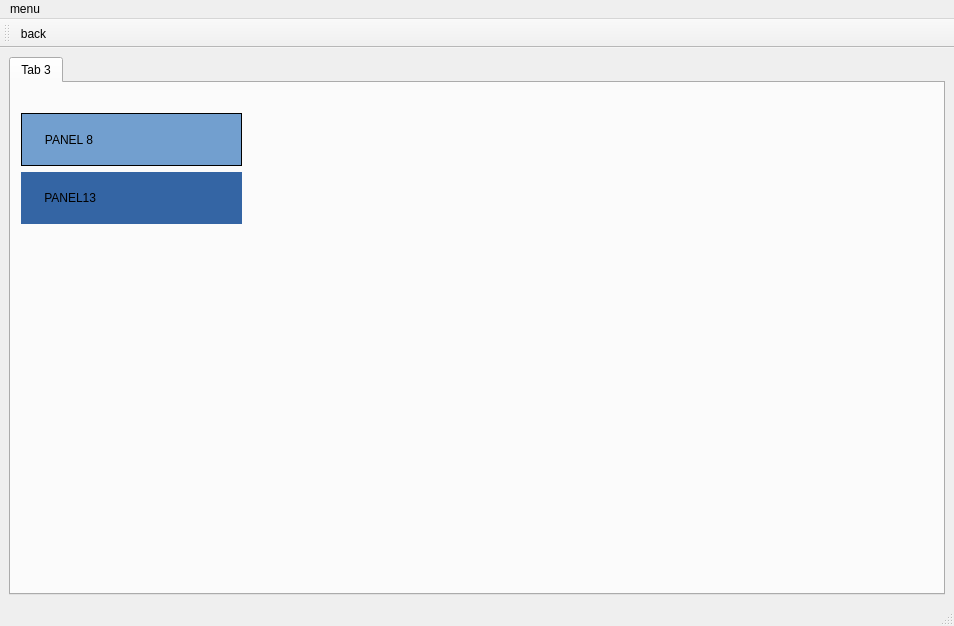
<?xml version="1.0" encoding="UTF-8"?>
<ui version="4.0">
 <class>DriverPanel</class>
 <widget class="QMainWindow" name="DriverPanel">
  <property name="geometry">
   <rect>
    <x>0</x>
    <y>0</y>
    <width>954</width>
    <height>626</height>
   </rect>
  </property>
  <property name="windowTitle">
   <string>MainWindow</string>
  </property>
  <widget class="QWidget" name="centralwidget">
   <layout class="QGridLayout" name="gridLayout_2">
    <item row="0" column="0">
     <widget class="QTabWidget" name="tabWidget">
      <property name="currentIndex">
       <number>0</number>
      </property>
      <widget class="QWidget" name="tab_3">
       <attribute name="title">
        <string>Tab 3</string>
       </attribute>
       <widget class="QWidget" name="gridLayoutWidget">
        <property name="geometry">
         <rect>
          <x>10</x>
          <y>30</y>
          <width>221</width>
          <height>111</height>
         </rect>
        </property>
        <layout class="QGridLayout" name="gridLayout">
         <item row="0" column="0">
          <widget class="QLabel" name="label_panel8">
           <property name="styleSheet">
            <string notr="true">background-color: rgb(114, 159, 207);</string>
           </property>
           <property name="frameShape">
            <enum>QFrame::Panel</enum>
           </property>
           <property name="text">
            <string notr="true">      PANEL 8</string>
           </property>
           <property name="textFormat">
            <enum>Qt::MarkdownText</enum>
           </property>
           <property name="scaledContents">
            <bool>true</bool>
           </property>
           <property name="wordWrap">
            <bool>false</bool>
           </property>
          </widget>
         </item>
         <item row="1" column="0">
          <widget class="QLabel" name="label_panel13">
           <property name="styleSheet">
            <string notr="true">background-color: rgb(52, 101, 164);</string>
           </property>
           <property name="text">
            <string notr="true">       PANEL13</string>
           </property>
           <property name="textFormat">
            <enum>Qt::MarkdownText</enum>
           </property>
          </widget>
         </item>
        </layout>
       </widget>
      </widget>
     </widget>
    </item>
   </layout>
  </widget>
  <widget class="QMenuBar" name="menubar">
   <property name="geometry">
    <rect>
     <x>0</x>
     <y>0</y>
     <width>954</width>
     <height>22</height>
    </rect>
   </property>
   <widget class="QMenu" name="menumenu">
    <property name="title">
     <string>menu</string>
    </property>
    <addaction name="actiondeneme"/>
   </widget>
   <addaction name="menumenu"/>
  </widget>
  <widget class="QStatusBar" name="statusbar"/>
  <widget class="QToolBar" name="toolBar">
   <property name="windowTitle">
    <string>toolBar</string>
   </property>
   <attribute name="toolBarArea">
    <enum>TopToolBarArea</enum>
   </attribute>
   <attribute name="toolBarBreak">
    <bool>false</bool>
   </attribute>
   <addaction name="actiondeneme"/>
  </widget>
  <action name="actiondeneme">
   <property name="icon">
    <iconset resource="../images.qrc">
     <normaloff>:/icons/previous_189254.png</normaloff>:/icons/previous_189254.png</iconset>
   </property>
   <property name="text">
    <string>back</string>
   </property>
  </action>
 </widget>
 <resources>
  <include location="../images.qrc"/>
 </resources>
 <connections/>
</ui>
